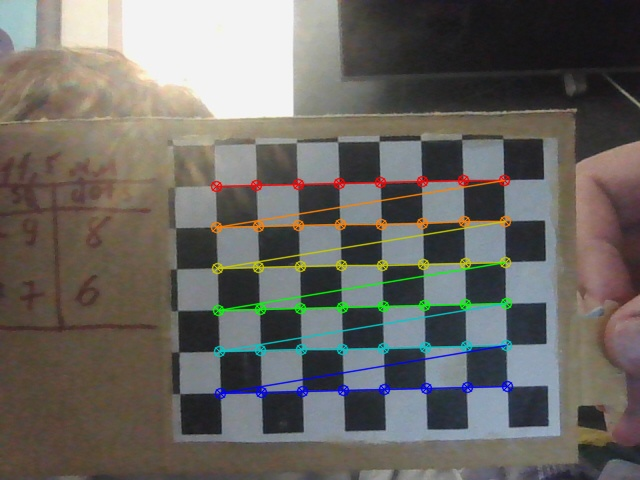
#> input picture valid/frame_2025-07-27_00-13-56-025423.jpg, 640 x 480 px, given in place of valid, which was not available
$ python calibrate_cli.py --images ../../../valid
#> lines starting #> are read from the running program, lines starting #| are printed output that depends on the picture; pictures that were not available may be replaced by others from this repository, and a replacement may not be noted
### src/drone/core/calib.py
from typing import List, Tuple
import numpy as np
import cv2
from src.drone.core.types import CameraIntrinsics
from src.drone.config import CHB_SIZE, CRITERIA, CELL_MM

def coordination_points(board_size: Tuple[int, int] = CHB_SIZE, cell_mm: float = CELL_MM) -> np.ndarray:
    cop = np.zeros((board_size[0] * board_size[1], 3), np.float32)
    cop[:, :2] = np.mgrid[0:board_size[0], 0:board_size[1]].T.reshape(-1, 2)
    cop *= float(cell_mm)
    return cop

# [5 lines left out: function calibrate_camera, not called in this run]

def find_chessboard_corners(image_bgr, board_size: Tuple[int,int] = CHB_SIZE):
    gray = cv2.cvtColor(image_bgr, cv2.COLOR_BGR2GRAY)
    ret, corners = cv2.findChessboardCorners(gray, board_size, None)
    if not ret or corners.shape[0] != board_size[0]*board_size[1]:
        return False, None
    corners2 = cv2.cornerSubPix(gray, corners, (11, 11), (-1, -1), CRITERIA)
    return True, corners2

def undistort_image(image_bgr, intr: CameraIntrinsics):
    return cv2.undistort(image_bgr, intr.K, intr.dist, None, intr.K)

### src/drone/app/calibrate_cli.py
import argparse, glob, os
import cv2
from src.drone.core.calib import coordination_points, find_chessboard_corners, calibrate_camera
from src.drone.core.types import CameraIntrinsics
from src.drone.viz.overlay import draw_chessboard
from src.drone.config import CHB_SIZE

def main():
    parser = argparse.ArgumentParser(description='Batch chessboard calibration from folder of images.')
    parser.add_argument('--images', type=str, default='images/*.jpg')
    parser.add_argument('--valid_out', type=str, default='valid')
    parser.add_argument('--invalid_out', type=str, default='invalid')
    args = parser.parse_args()

    os.makedirs(args.valid_out, exist_ok=True)
    os.makedirs(args.invalid_out, exist_ok=True)

    objp = coordination_points()
    deskpoints, imgpoints, image_size = [], [], None

    images = sorted(glob.glob(args.images))
    for fname in images:
        img = cv2.imread(fname)
#> img is the input picture: shape (480, 640, 3); mean B, G, R 98.8, 103.8, 106.8
        if img is None:
            continue
        ok, corners = find_chessboard_corners(img, CHB_SIZE)
#> in find_chessboard_corners, `gray = cv2.cvtColor(image_bgr, cv2.COLOR_BGR2GRAY)`:
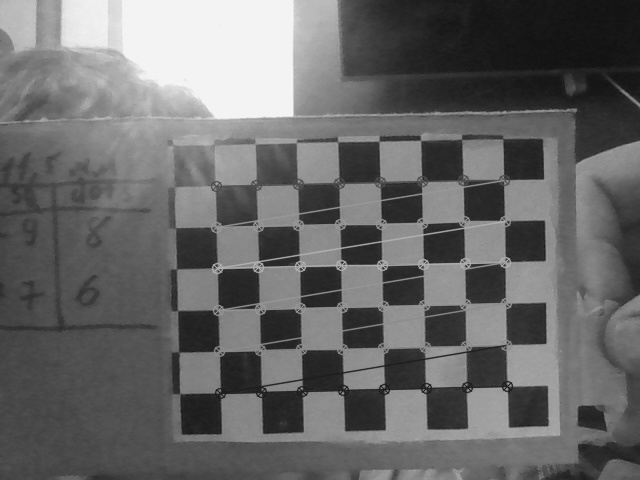
#> gray: shape (480, 640); min 16, max 248, mean 104.1
#> in find_chessboard_corners, `ret, corners = cv2.findChessboardCorners(gray, board_size, None)`: ret = False; corners = None
#> ok = False
        if ok:
            imgpoints.append(corners)
            deskpoints.append(objp)
            if image_size is None:
                image_size = (img.shape[1], img.shape[0])
            cv2.imwrite(os.path.join(args.valid_out, os.path.basename(fname)), draw_chessboard(img, CHB_SIZE, corners, True))
        else:
            cv2.imwrite(os.path.join(args.invalid_out, os.path.basename(fname)), img)
    print(f"Good process {len(imgpoints)} from {len(images)}")
    if not imgpoints:
        print("No valid chessboards found; aborting calibration.")
        return
    intr = calibrate_camera(deskpoints, imgpoints, image_size)
    # Save intrinsics to disk (npz)
    import numpy as np
    np.savez('intrinsics.npz', K=intr.K, dist=intr.dist, image_size=image_size)
    print('Saved intrinsics to intrinsics.npz')
if __name__ == '__main__':
    main()

$ run again, on valid/frame_2025-07-27_00-13-58-128396.jpg
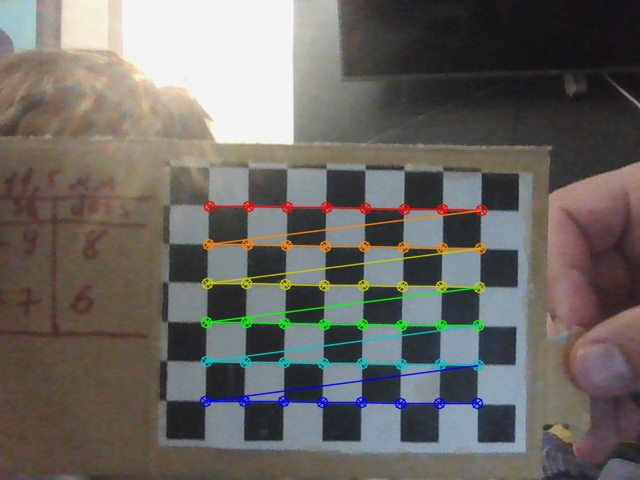
#> input picture valid/frame_2025-07-27_00-13-58-128396.jpg, 640 x 480 px, given in place of valid, which was not available
#> in main, img is the input picture: shape (480, 640, 3); mean B, G, R 99.2, 103.4, 106.6
#> in find_chessboard_corners, `gray = cv2.cvtColor(image_bgr, cv2.COLOR_BGR2GRAY)`:
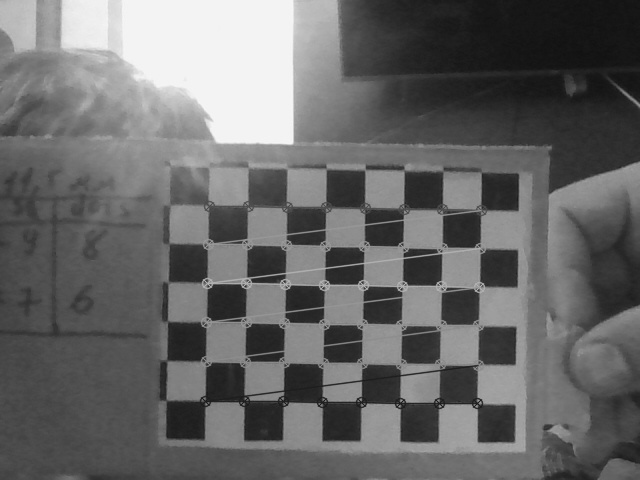
#> gray: shape (480, 640); min 17, max 246, mean 103.8
#> ret = False; corners = None
#> ok = False
